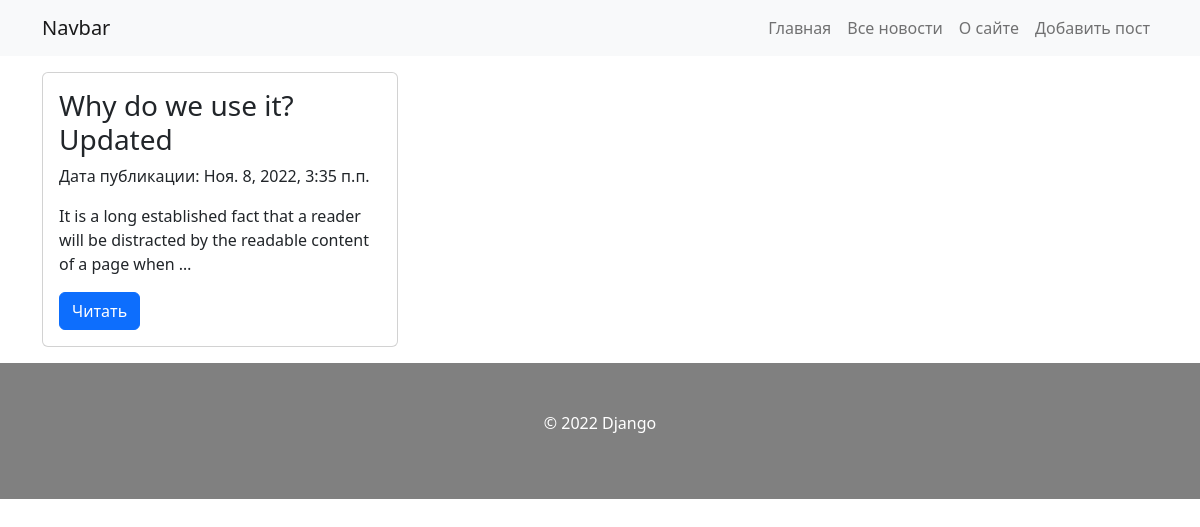
The page /news/view/ on the database its author committed.
### newsApp/models.py (models this page shows, shortened)
class Post(models.Model):
    title = models.CharField("Заголовок", max_length=255) # varchar
    content = models.TextField("Контент")
    source = models.CharField("Источник", max_length=50)
    postDate = models.DateTimeField("Дата публикации", default=datetime.now)
    class Meta:
        verbose_name = "Пост"
        verbose_name_plural = "Посты"

### newsApp/views.py (the view)
# urls.py: path('news/view/', views.newsPage, name='newsPage'),
def newsPage(request):
    posts = Post.objects.all().order_by('-postDate')
    return render(request, "news.html", {
        'posts': posts
    })

### newsApp/templates/news.html (shortened to what this page needs)
{% extends 'base.html' %}
{% block content %}
<div class="container">
    <div class="row">
        {% for post in posts %}
        <div class="col-md-4">
            <div class="card mb-3 mt-3">
                <div class="card-body">
                    <h3 class="post-title">{{ post.title }}</h3>
                    <p>Дата публикации: {{ post.postDate }}</p>
                    <p>{{ post.content|truncatewords:20 }}</p>
                    <a href="{% url 'postDetail' pk=post.pk %}" class="btn btn-primary">Читать</a>
                </div>
            </div>
        </div>
        {% endfor %}
    </div>
</div>
{% endblock %}

### rows shown on the page
Post: title "Why do we use it? Updated", postDate "Ноя. 8, 2022, 3:35 п.п.", content "It is a long established fact that a reader will be distracted by the readable content of a page when …"
